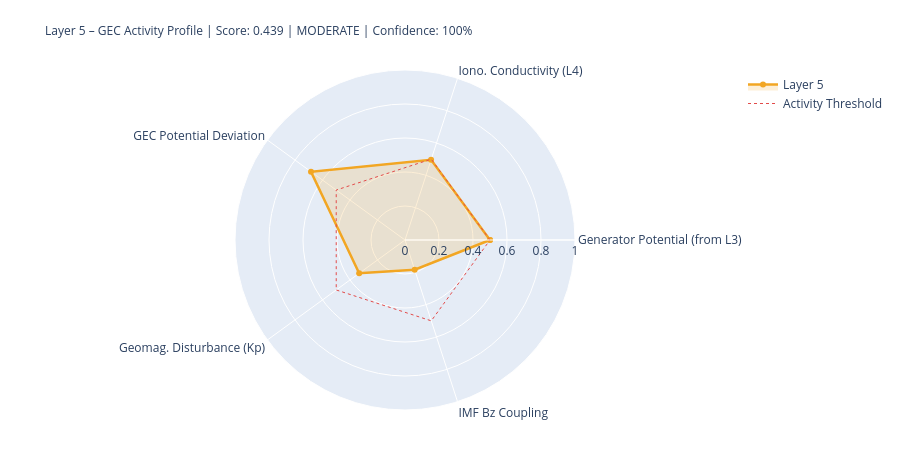

The cell this chart's notebook holds for it:
### Markdown cell above
---
## 5. State Assessment & Handoff to Layer 6

### Code cell
# ============================================================
# LAYER-5-SCORE
# ============================================================

# Components
# 1) Generator activity (Layer-3-driven)
gen_score = norm(generator_strength, 0.3, 2.0)
gen_src   = 'from_layer3' if l3_thunder_score is not None else 'estimated'

# 2) Ionospheric conductivity (Layer-4-driven)
iono_score = norm(iono_cond_factor, 0.7, 1.4)
iono_src   = 'from_layer4' if l4_ioniz is not None else 'estimated'

# 3) GEC potential deviation from reference
pot_score = norm(abs(delta_V_pct), 0, 30)  # 0 = at reference, 1 = 30% deviation
pot_src   = 'derived'

# 4) Geomagnetic disturbance (Kp) – modulates vertical currents
kp_score = norm(kp_val, 0, 9)
kp_src   = 'primary' if kp_now is not None else 'from_layer4'

# 5) IMF Bz coupling (southward = stronger M-I coupling → GEC influence)
bz_score = norm(-(bz_now or 0), -5, 30) if bz_now is not None else None
bz_src   = 'primary' if bz_now is not None else 'missing'

COMPONENTS = {
    'Generator Potential (from L3)':  {'score': gen_score,   'source': 'derived_from_layer3', 'dynamic': True},
    'Iono. Conductivity (L4)':      {'score': iono_score,  'source': iono_src, 'dynamic': True},
    'GEC Potential Deviation':      {'score': pot_score,   'source': pot_src,  'dynamic': True},
    'Geomag. Disturbance (Kp)':         {'score': kp_score,    'source': kp_src,   'dynamic': True},
    'IMF Bz Coupling':               {'score': bz_score,    'source': bz_src,   'dynamic': True},
}

available   = {k: v['score'] for k, v in COMPONENTS.items() if v['score'] is not None}
unavailable = [k for k, v in COMPONENTS.items() if v['score'] is None]
layer5_score = round(sum(available.values()) / len(available), 4) if available else None
confidence   = round(len(available) / len(COMPONENTS), 2)
level = ('unknown' if layer5_score is None
         else 'quiet'   if layer5_score < 0.3
         else 'moderate' if layer5_score < 0.6
         else 'active')
dominant_l5 = max(available, key=available.get) if available else 'none'

# Kp consistency: separate 1-min raw value from score value
kp_1m_raw   = kp_now          # directly from API (can be 0.0 during live measurement)
kp_for_score = kp_val          # from Layer-0 context or estimated value if needed
kp_score_src = kp_src

W = 68
print('=' * W)
print('LAYER 5 – GLOBAL ELECTRIC CIRCUIT – STATE ASSESSMENT')
print('=' * W)
for name, comp in COMPONENTS.items():
    s = comp['score']
    if s is not None:
        bar = '█' * int(s*20) + '░' * (20-int(s*20))
        print(f'  {name:<34} {bar}  {s:.3f}  [{comp["source"]}]')
    else:
        print(f'  {name:<34} {"─"*20}  n/a   [missing]')
print('-' * W)
print(f'  Score:         {layer5_score:.3f}  ({len(available)}/{len(COMPONENTS)} components)')
print(f'  Confidence:    {confidence:.0%}')
print(f'  Level:         {level.upper()}')
print(f'  Dominant:      {dominant_l5}')
print(f'  V_iono:        {V_iono_mod:.1f} kV  (Δ {delta_V_pct:+.1f}% vs. Ref)')
print(f'  I_total:       {I_total_mod:.1f} A   (Δ {delta_I_pct:+.1f}% vs. Ref)')
print('=' * W)

# Radar
cats   = list(available.keys())
vals_r = list(available.values())
if len(cats) >= 3:
    fig = go.Figure()
    fig.add_trace(go.Scatterpolar(
        r=vals_r + [vals_r[0]], theta=cats + [cats[0]],
        fill='toself', fillcolor='rgba(242,166,35,0.18)',
        line=dict(color='#F2A623', width=2.5), name='Layer 5'
    ))
    fig.add_trace(go.Scatterpolar(
        r=[0.5]*(len(cats)+1), theta=cats+[cats[0]],
        line=dict(color='#E24B4A', dash='dot', width=1),
        mode='lines', name='Activity Threshold'
    ))
    fig.update_layout(
        title=dict(
            text=f'Layer 5 – GEC Activity Profile | Score: {layer5_score:.3f} | {level.upper()} | Confidence: {confidence:.0%}',
            font=dict(size=12)
        ),
        polar=dict(radialaxis=dict(visible=True, range=[0,1])),
        height=450, showlegend=True,
        margin=dict(l=80, r=80, t=70, b=40)
    )
    fig.show()

### Figure 1 — Plotly figure (JSON) as saved in the notebook; plotly's stock layout.template omitted (floating-point values rounded to 4 significant figures)
{"data": [{"fill": "toself", "fillcolor": "rgba(242,166,35,0.18)", "line": {"color": "#F2A623", "width": 2.5}, "name": "Layer 5", "r": [0.5, 0.4963, 0.6833, 0.3333, 0.184, 0.5], "theta": ["Generator Potential (from L3)", "Iono. Conductivity (L4)", "GEC Potential Deviation", "Geomag. Disturbance (Kp)", "IMF Bz Coupling", "Generator Potential (from L3)"], "type": "scatterpolar"}, {"line": {"color": "#E24B4A", "dash": "dot", "width": 1}, "mode": "lines", "name": "Activity Threshold", "r": [0.5, 0.5, 0.5, 0.5, 0.5, 0.5], "theta": ["Generator Potential (from L3)", "Iono. Conductivity (L4)", "GEC Potential Deviation", "Geomag. Disturbance (Kp)", "IMF Bz Coupling", "Generator Potential (from L3)"], "type": "scatterpolar"}], "layout": {"height": 450, "margin": {"b": 40, "l": 80, "r": 80, "t": 70}, "polar": {"radialaxis": {"range": [0, 1], "visible": true}}, "showlegend": true, "title": {"font": {"size": 12}, "text": "Layer 5 – GEC Activity Profile | Score: 0.439 | MODERATE | Confidence: 100%"}}}
